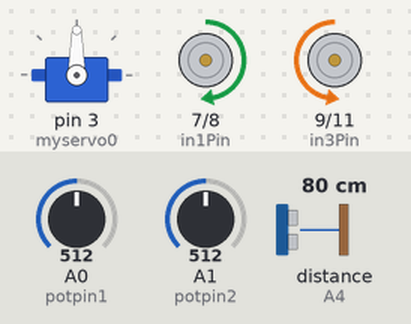
A sketch run on a simulated Arduino Uno, built with avr-gcc and run on an emulated ATmega328P. Parts: servo, motor-driver pin pairs drawn as motors (green arrow = first pin HIGH = forward, orange = second pin HIGH = backward, longer = more drive, scaled by the enable pin). Wiring (inferred from the names in the program): ultrasonic range finder: trigger A5; echo A4. The test bench sets the inputs (shaded band); at power-on: distance to the obstacle (sensor on A4) 80 cm, A0 (potpin1) = 512, A1 (potpin2) = 512. The echo pulse lasts 58.3 µs per cm.

Above: at 1.8 s.
1.9 s: distance to the obstacle (sensor on A4) set to 54 cm
3.4 s: distance to the obstacle (sensor on A4) set to 48 cm
At 4.8 s:
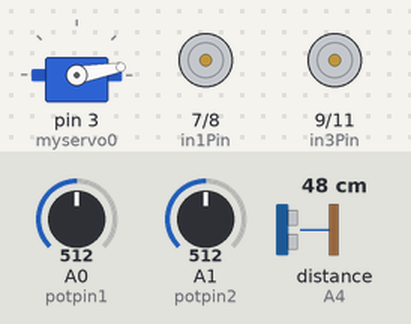
At 6.1 s:
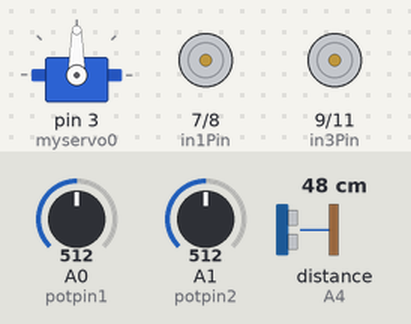
6.5 s: A0 (potpin1) set to 716
At 6.8 s:
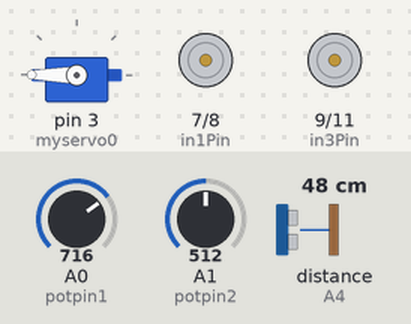
Timing chart, 0 to 15.6 s (numbered marks = the images above; inputs shaded):
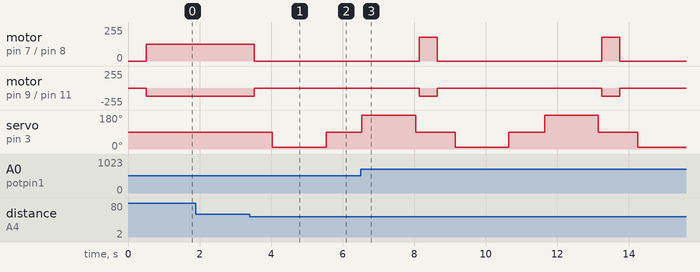

The sketch:

_robot_joy_controll_with_servo_Ultrasonic_working_new_POT_IR.ino
```cpp
#include <Servo.h>
Servo myservo0;

int Echo = A4;
int Trig = A5;

  // Motor control pins : L298N H bridge

  #define enAPin  5 // Left motor PWM speed control
  #define in1Pin  7 // Left motor Direction 1
  #define in2Pin  8 // Left motor Direction 2
  #define in3Pin  9 // Right motor Direction 1
  #define in4Pin  11 // Right motor Direction 2
  #define enBPin  6 // Right motor PWM speed control

  #define carSpeed 150

  #define sensPin A2

  int rightDistance = 0, leftDistance = 0, middleDistance = 0;

void forward(){

int potpin1 = A0;
int potpin2 = A1;

  int val1;
  int val2;


val1 = analogRead(potpin1);            // reads the value of the potentiometer (value between 0 and 1023)
val1 = map(val1, 0, 1023, 0, 255);     // scale it to use it with the servo (value between 0 and 180)

  val2 = analogRead(potpin2);            // reads the value of the potentiometer (value between 0 and 1023)
  val2 = map(val2, 0, 1023, 0, 255);     // scale it to use it with the servo (value between 0 and 180)

  analogWrite (enAPin, val1);
  analogWrite (enBPin, val2);
  digitalWrite (in1Pin, HIGH);
  digitalWrite (in2Pin, LOW);
  digitalWrite (in3Pin, LOW);
  digitalWrite (in4Pin, HIGH);


}

void back(){

  analogWrite (enAPin, carSpeed);
  analogWrite (enBPin, carSpeed);
  digitalWrite (in1Pin, LOW);
  digitalWrite (in2Pin, HIGH);
  digitalWrite (in3Pin, HIGH);
  digitalWrite (in4Pin, LOW);
}

void left(){

    analogWrite (enAPin, 100);
  analogWrite (enBPin, 100);
  digitalWrite (in1Pin, LOW);
  digitalWrite (in2Pin, HIGH);
  digitalWrite (in3Pin, LOW);
  digitalWrite (in4Pin, HIGH);
}


void right(){

    analogWrite (enAPin, 100);
  analogWrite (enBPin, 100);
  digitalWrite (in1Pin, HIGH);
  digitalWrite (in2Pin, LOW);
  digitalWrite (in3Pin, HIGH);
  digitalWrite (in4Pin, LOW);
}

void stop(){

  digitalWrite (enAPin, LOW);
  digitalWrite (enBPin, LOW);

}


// UltraSonic Distance measurement SUB FUNCTION

int Distance_test(){
  digitalWrite(Trig, LOW);
  delayMicroseconds(2);
  digitalWrite(Trig, HIGH);
  delayMicroseconds(20);
  digitalWrite(Trig, LOW);
  float Fdistance = pulseIn(Echo,HIGH);
  Fdistance = Fdistance / 58;
  return (int)Fdistance;

}

  void setup()
  {
myservo0.attach(3);
Serial.begin(9600);

  pinMode(sensPin, INPUT);
  pinMode(Echo, INPUT);
  pinMode(Trig, OUTPUT);

  pinMode(enAPin, OUTPUT);
  pinMode(in1Pin, OUTPUT);
  pinMode(in2Pin, OUTPUT);
  pinMode(in3Pin, OUTPUT);
  pinMode(in4Pin, OUTPUT);
  pinMode(enBPin, OUTPUT);
  stop();

  }


  void loop()
  {

myservo0.write(90);
delay(500);
middleDistance = Distance_test();

if ((middleDistance <= 50)||(sensPin == LOW)){
  stop();
  delay(500);
  myservo0.write(10);
  delay(1000);
  rightDistance = Distance_test();

  delay(500);
  myservo0.write(90);
  delay(1000);
  myservo0.write(180);
  delay(1000);
  leftDistance = Distance_test();

  delay(500);
  myservo0.write(90);
  delay(100);
  if(rightDistance < leftDistance){
    right();
    delay(100);
  }
  else if (rightDistance > leftDistance){
    left();
    delay(100);
  }
  else if ((rightDistance <= 20) || (leftDistance <= 20)){
    back();
    delay(300);
  }
else{
  forward();
  }
}
else{
  forward();
  }
}
```

Measured:
- the behaviour switches between 52 and 51 cm on distance to the obstacle (sensor on A4) (found by bisection; images 0 and 1)
- after the input at 1.9 s, every drawn part: stays the same
- after the input at 3.4 s, motor on pin 7 (in1Pin) / pin 8 (in2Pin): forward 127/255 → stopped after 0.13 s; motor on pin 9 (in3Pin) / pin 11 (in4Pin): backward 127/255 → stopped after 0.13 s; servo on pin 3 (myservo0): 90° → 10° after 0.63 s, → 90° 1.5 s later
